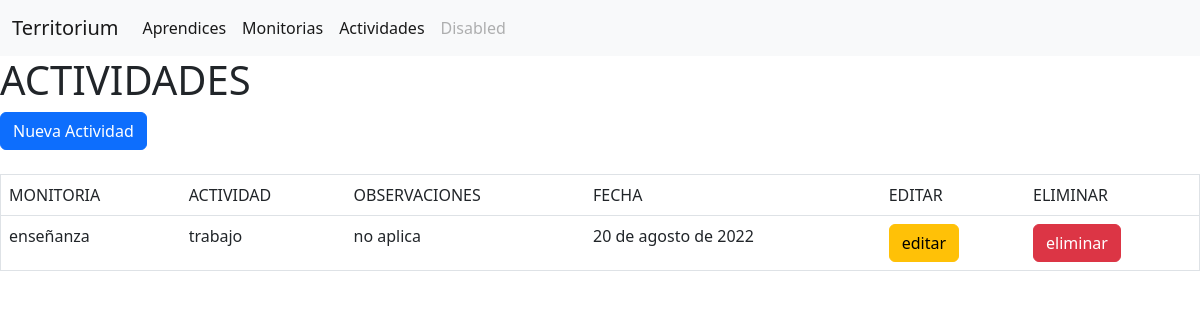
The page /territorium/actividades/ on the database its author committed.
### territorium/models.py (models this page shows, shortened)
class Actividades(models.Model):
    monitoria = models.ForeignKey(Monitoria, on_delete= models.DO_NOTHING)
    actividad = models.CharField(max_length=254)
    observaciones = models.TextField()
    fecha = models.DateField(auto_now_add= True)

class Monitoria(models.Model):
    cat = models.CharField(max_length=100)
    aprendiz = models.ForeignKey(Aprendiz, on_delete= models.DO_NOTHING)
    fecha_inicio = models.DateTimeField()
    fecha_final = models.DateTimeField()
    def __str__(self):
        return f"{self.cat}"

### territorium/views.py (the view)
# urls.py: path('actividades/', views.actividades, name="actividades"),
def actividades(request):
    q = Actividades.objects.all()
    contexto = {'datos': q}
    return render(request,'territorium/actividades/listar_actividades.html',contexto)

### territorium/templates/territorium/actividades/listar_actividades.html
{% extends 'territorium/base.html' %}
{% block body %}
<h1>ACTIVIDADES</h1>
<a class="btn btn-primary" href="{% url 'territorium:crear_actividad' %}">Nueva Actividad</a><br/><br/>
{% if datos %}
    <table border="1" width="100%" class="table">
        <thead>
            <tr>
                <td>MONITORIA</td>
                <td>ACTIVIDAD</td>
                <td>OBSERVACIONES</td>
                <td>FECHA</td>
                <td>EDITAR</td>
                <td>ELIMINAR</td>
            </tr>
        </thead>
        <tbody>
            {% for registro in datos%}
            <tr>
                <td>{{ registro.monitoria }}</td>
                <td>{{ registro.actividad }}</td>
                <td>{{ registro.observaciones }}</td>
                <td>{{ registro.fecha }}</td>
                <td>
                    <a class="btn btn-warning" href="{% url 'territorium:crear_actividad' %}"> editar</a>
                </td>
                <td>
                    <a class="btn btn-danger" href="{% url 'territorium:eliminar_actividad' registro.id %}"> eliminar</a>
                </td>
            </tr>
            {% endfor %}
        </tbody>
    </table>
{% else %}
    <h1>No hay datos</h1>
{% endif %}
{% endblock  %}

### rows shown on the page
Actividades: monitoria "enseñanza", actividad "trabajo", observaciones "no aplica", fecha "20 de agosto de 2022"
